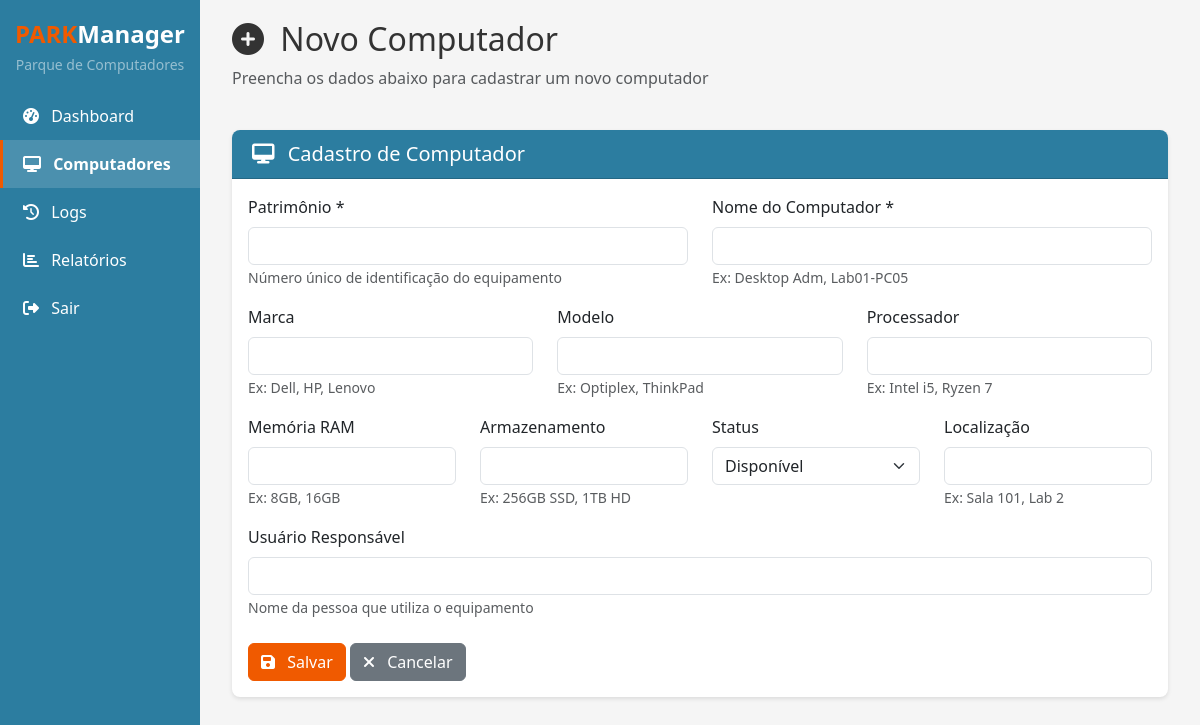
/computadores/1/editar (signed in), run on an earlier commit of the app's database.
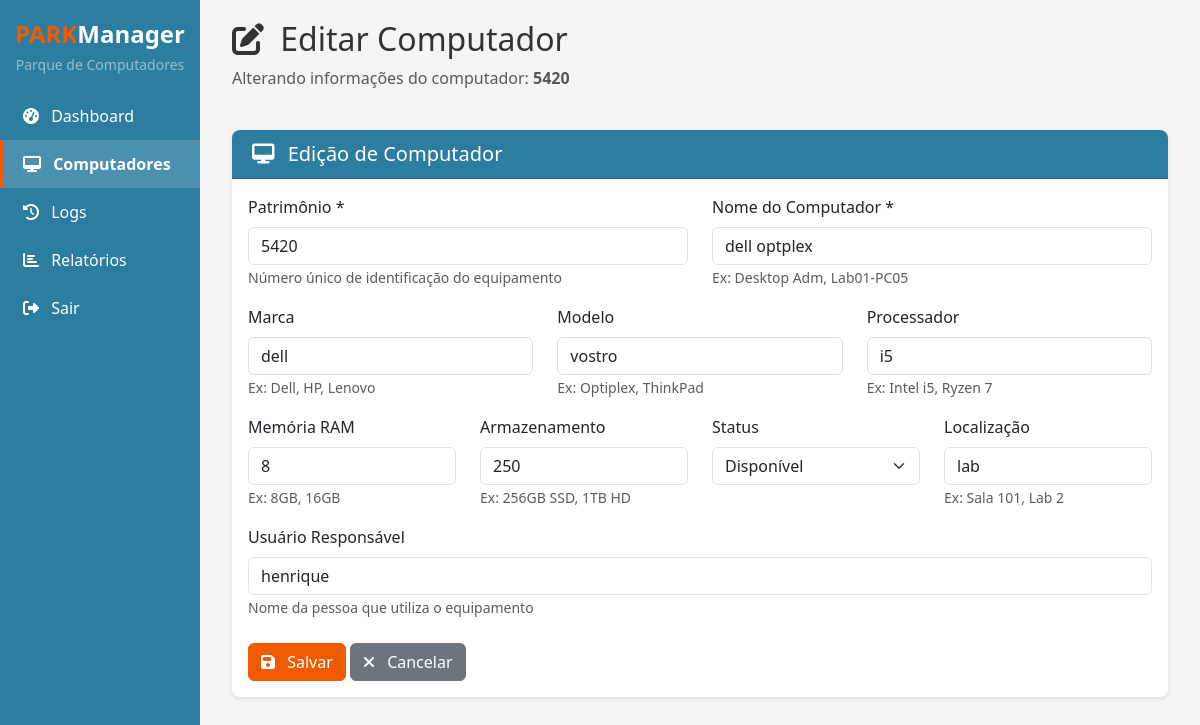
And on a later commit of the database.
### app/models.py (models this page shows)
class Computador(Base):
    __tablename__ = "computadores"
    id = Column(Integer, primary_key=True, index=True)
    patrimonio = Column(String, unique=True, index=True, nullable=False)
    nome = Column(String, nullable=False)
    marca = Column(String, nullable=True)
    modelo = Column(String, nullable=True)
    processador = Column(String, nullable=True)
    memoria_ram = Column(String, nullable=True)  # Ex: "8GB", "16GB"
    armazenamento = Column(String, nullable=True)  # Ex: "512GB SSD"
    status = Column(String, default="Disponível")  # Disponível, Em uso, Manutenção
    localizacao = Column(String, nullable=True)  # Sala, setor
    usuario_responsavel = Column(String, nullable=True)
    ativo = Column(Boolean, default=True)
    data_aquisicao = Column(DateTime, default=func.now())
    created_at = Column(DateTime(timezone=True), server_default=func.now())
    updated_at = Column(DateTime(timezone=True), onupdate=func.now())

### app/main.py (the view)
@app.get("/computadores/{computador_id}/editar", response_class=HTMLResponse)
def pagina_editar_computador(request: Request, computador_id: int, db: Session = Depends(get_db)):
    computador = crud.buscar_computador_por_id(db, computador_id)
    return templates.TemplateResponse("form_computador.html", {"request": request, "computador": computador})

### app/templates/form_computador.html (shortened to what this page needs)
{% extends "base.html" %}
{% block content %}
<div class="container-fluid">
    <div class="row mb-4">
        <div class="col">
            <h2>
                {% if computador %}
                    <i class="fas fa-edit me-2"></i> Editar Computador
                {% else %}
                    <i class="fas fa-plus-circle me-2"></i> Novo Computador
                {% endif %}
            </h2>
            <p class="text-muted">
                {% if computador %}
                    Alterando informações do computador: <strong>{{ computador.patrimonio }}</strong>
                {% else %}
                    Preencha os dados abaixo para cadastrar um novo computador
                {% endif %}
            </p>
        </div>
    </div>
    <div class="card">
        <div class="card-header">
            <h5 class="mb-0">
                <i class="fas fa-desktop me-2"></i>
                {% if computador %}Edição{% else %}Cadastro{% endif %} de Computador
            </h5>
        </div>
        <div class="card-body">
            <form id="formComputador">
                <div class="row">
                    <div class="col-md-6 mb-3">
                        <label class="form-label">Patrimônio *</label>
                        <input type="text" class="form-control" id="patrimonio"
                               value="{{ computador.patrimonio if computador else '' }}" required>
                        <small class="text-muted">Número único de identificação do equipamento</small>
                    </div>
                    <div class="col-md-6 mb-3">
                        <label class="form-label">Nome do Computador *</label>
                        <input type="text" class="form-control" id="nome"
                               value="{{ computador.nome if computador else '' }}" required>
                        <small class="text-muted">Ex: Desktop Adm, Lab01-PC05</small>
                    </div>
                </div>
                <div class="row">
                    <div class="col-md-4 mb-3">
                        <label class="form-label">Marca</label>
                        <input type="text" class="form-control" id="marca"
                               value="{{ computador.marca if computador else '' }}">
                        <small class="text-muted">Ex: Dell, HP, Lenovo</small>
                    </div>
                    <div class="col-md-4 mb-3">
                        <label class="form-label">Modelo</label>
                        <input type="text" class="form-control" id="modelo"
                               value="{{ computador.modelo if computador else '' }}">
                        <small class="text-muted">Ex: Optiplex, ThinkPad</small>
                    </div>
                    <div class="col-md-4 mb-3">
                        <label class="form-label">Processador</label>
                        <input type="text" class="form-control" id="processador"
                               value="{{ computador.processador if computador else '' }}">
                        <small class="text-muted">Ex: Intel i5, Ryzen 7</small>
                    </div>
                </div>
                <div class="row">
                    <div class="col-md-3 mb-3">
                        <label class="form-label">Memória RAM</label>
                        <input type="text" class="form-control" id="memoria_ram"
                               value="{{ computador.memoria_ram if computador else '' }}">
                        <small class="text-muted">Ex: 8GB, 16GB</small>
                    </div>
                    <div class="col-md-3 mb-3">
                        <label class="form-label">Armazenamento</label>
                        <input type="text" class="form-control" id="armazenamento"
                               value="{{ computador.armazenamento if computador else '' }}">
                        <small class="text-muted">Ex: 256GB SSD, 1TB HD</small>
                    </div>
                    <div class="col-md-3 mb-3">
                        <label class="form-label">Status</label>
                        <select class="form-select" id="status">
                            <option value="Disponível" {% if computador and computador.status == 'Disponível' %}selected{% endif %}>Disponível</option>
                        </select>
                    </div>
                    <div class="col-md-3 mb-3">
                        <label class="form-label">Localização</label>
                        <input type="text" class="form-control" id="localizacao"
                               value="{{ computador.localizacao if computador else '' }}">
                        <small class="text-muted">Ex: Sala 101, Lab 2</small>
                    </div>
                </div>
                <div class="mb-3">
                    <label class="form-label">Usuário Responsável</label>
                    <input type="text" class="form-control" id="usuario_responsavel"
                           value="{{ computador.usuario_responsavel if computador else '' }}">
                    <small class="text-muted">Nome da pessoa que utiliza o equipamento</small>
                </div>
                <div class="mt-4">
                    <button type="submit" class="btn btn-primary" id="btnSalvar">
                        <i class="fas fa-save me-2"></i> Salvar
                    </button>
                    <a href="/computadores" class="btn btn-secondary">
                        <i class="fas fa-times me-2"></i> Cancelar
                    </a>
                </div>
            </form>
        </div>
    </div>
</div>
{% endblock %}

### app/templates/base.html (shortened to what this page needs)
<!DOCTYPE html>
<html lang="pt-br">
<head>
    <link href="https://cdn.jsdelivr.net/npm/bootstrap@5.3.0/dist/css/bootstrap.min.css" rel="stylesheet">
    <link rel="stylesheet" href="https://cdnjs.cloudflare.com/ajax/libs/font-awesome/6.4.0/css/all.min.css">
</head>
<body>
    <div class="container-fluid">
        <div class="row">
            <div class="col-md-2 p-0 sidebar">
                <div class="text-center py-3">
                    <div class="logo">PARK<span>Manager</span></div>
                    <small class="text-white-50">Parque de Computadores</small>
                </div>
                <nav>
                    <a href="/" class="{% if request.url.path == '/' %}active{% endif %}">
                        <i class="fas fa-tachometer-alt me-2"></i> Dashboard
                    </a>
                    <a href="/computadores" class="{% if 'computadores' in request.url.path %}active{% endif %}">
                        <i class="fas fa-desktop me-2"></i> Computadores
                    </a>
                    <a href="/logs" class="{% if 'logs' in request.url.path %}active{% endif %}">
                        <i class="fas fa-history me-2"></i> Logs
                    </a>
                    <a href="/relatorios" class="{% if 'relatorios' in request.url.path %}active{% endif %}">
                        <i class="fas fa-chart-bar me-2"></i> Relatórios
                    </a>
                    <a href="/logout">
                        <i class="fas fa-sign-out-alt me-2"></i> Sair
                    </a>
                </nav>
            </div>
            <div class="col-md-10 content">
                {% block content %}{% endblock %}
            </div>
        </div>
    </div>
</body>
</html>

### app/templates/base.html (style rules this page uses)
:root { --primary-orange: #f05a00; --primary-blue: #2c7da0; --primary-blue-hover: #3a9bc5; --bg-gray: #f5f5f5; --text-dark: #333333; --text-light: #ffffff; --border-gray: #e0e0e0; }
body { background-color: var(--bg-gray); color: var(--text-dark); font-family: 'Segoe UI', Tahoma, Geneva, Verdana, sans-serif; }
.sidebar { min-height: 100vh; background-color: var(--primary-blue); box-shadow: 2px 0 5px rgba(0,0,0,0.1); }
.sidebar a { color: var(--text-light); text-decoration: none; padding: 12px 20px; display: block; transition: 0.3s; border-left: 3px solid transparent; }
.sidebar a.active { background-color: rgba(255,255,255,0.15); border-left-color: var(--primary-orange); font-weight: bold; }
.btn-primary { background-color: var(--primary-orange); border-color: var(--primary-orange); color: #ffffff; transition: all 0.3s ease; }
.card { border: none; border-radius: 8px; box-shadow: 0 2px 4px rgba(0,0,0,0.1); background-color: #ffffff; }
.card-header { background-color: var(--primary-blue); color: #ffffff !important; border-radius: 8px 8px 0 0 !important; padding: 12px 20px; }
.card-header h5, .card-header .mb-0 { color: #ffffff !important; }
.logo { font-size: 24px; font-weight: bold; color: var(--primary-orange); }
.logo span { color: var(--text-light); }
.content { padding: 20px; background-color: var(--bg-gray); }
.content h2, .content h5 { color: var(--text-dark); }

What changed in the data, as far as the page shows it:
added Computador: patrimonio "5420", nome "dell optplex", marca "dell", modelo "vostro", processador "i5", memoria_ram "8", armazenamento "250", status "Disponível", localizacao "lab", usuario_responsavel "henrique"
Also different on the page:
form field value: "Disponível" → (not shown)
text no longer shown: "Novo Computador Preencha os dados abaixo para cadastrar um novo computador Cadastro"
text now shown: "Editar Computador Alterando informações do computador: Edição"
